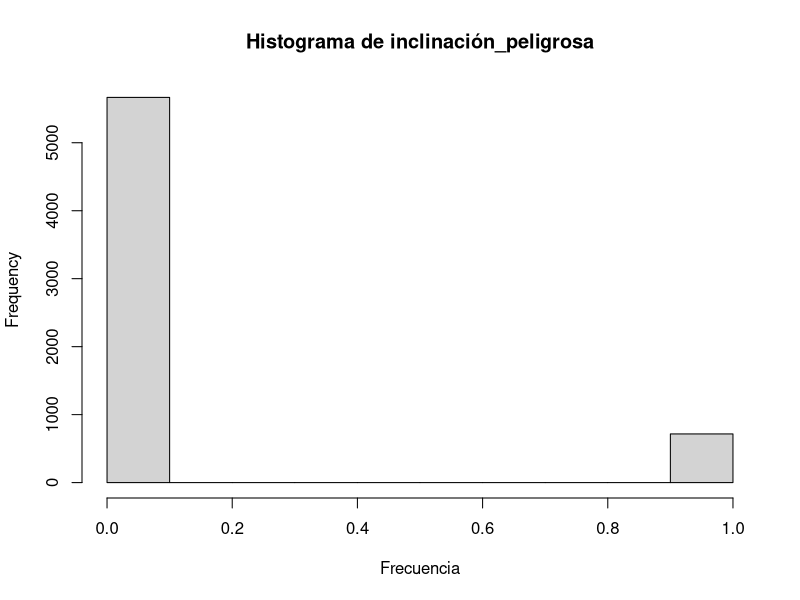
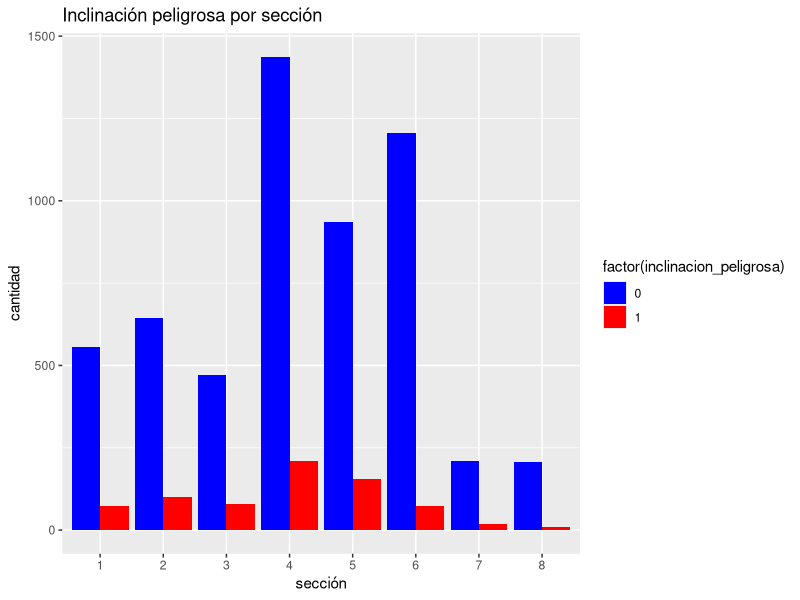
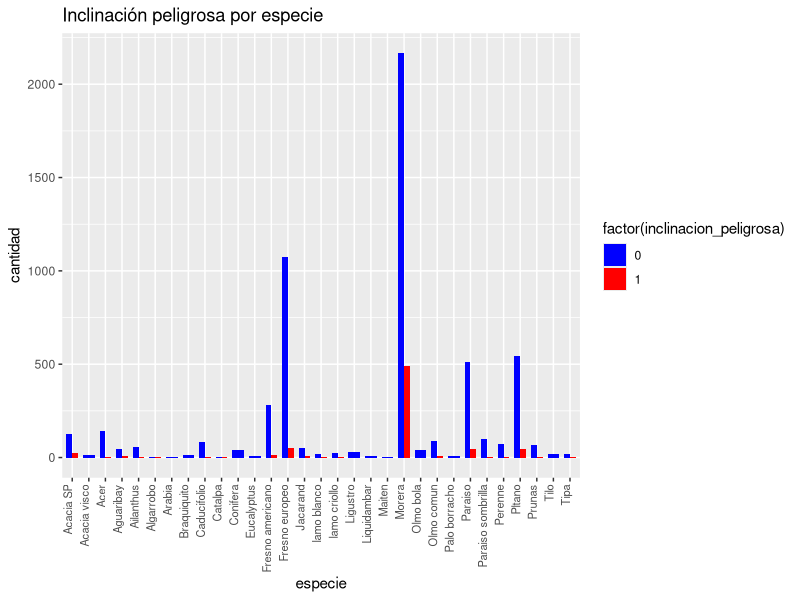
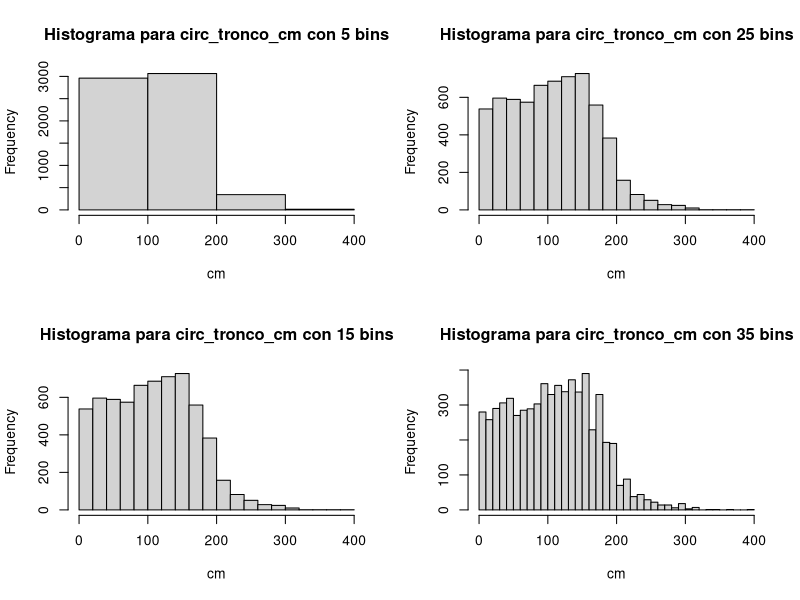
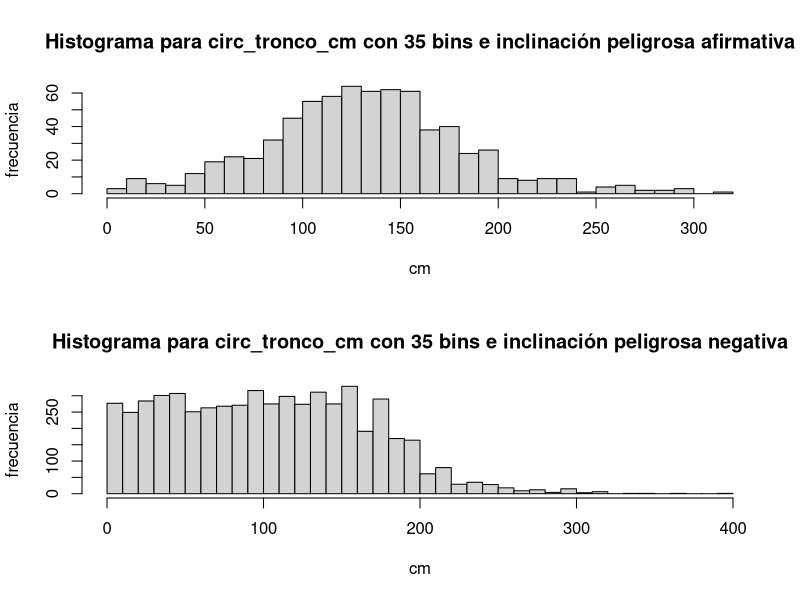

Recreate these plots in R, in order.
## ---- chunk 1
data <- read.csv("../../data/arbolado-mza-dataset.csv", header = TRUE, sep = ",")
set.seed(2024)
index80 <- sample(seq_len(nrow(data)), floor(0.80 * nrow(data)))
validation <- data[index80, ]
dataTrain <- data[-index80, ]
write.csv(validation, file = "../../data/arbolado-mendoza-dataset-validation.csv")
write.csv(dataTrain, file = "../../data/arbolado-mendoza-dataset-train.csv")

## ---- chunk 2
library(ggplot2)
png("../../images/HistogramaInclinacionPeligrosa.png", width = 800, height = 600)
hist(dataTrain$inclinacion_peligrosa, main = "Histograma de inclinación_peligrosa", xlab = "Frecuencia")
dev.off()
g1 <- ggplot(dataTrain, aes(x = factor(seccion), fill = factor(inclinacion_peligrosa))) + 
         geom_bar(position = "dodge") + 
         labs(title = "Inclinación peligrosa por sección", x = "sección", y = "cantidad") +
          scale_fill_manual(values = c("0" = "blue", "1" = "red"))

g2 <- ggplot(dataTrain, aes(x = especie, fill = factor(inclinacion_peligrosa))) + 
         geom_bar(position = "dodge", width = 0.7) + 
         labs(title = "Inclinación peligrosa por especie", x = "especie", y = "cantidad") +
         scale_fill_manual(values = c("0" = "blue", "1" = "red")) +
         theme(axis.text.x = element_text(angle = 90, vjust = 0, hjust=1, size = 8))

ggsave("../../images/InclinacionSeccion.png", plot = g1, width = 8, height = 6, dpi = 300)

ggsave("../../images/InclinacionEspecie.png", plot = g2, width = 8, height = 6, dpi = 300)

## ---- chunk 3
png("../../images/HistogramaCircTroncCm.png", width = 800, height = 600)
par(mfcol = c(2, 2)) 
hist(dataTrain$circ_tronco_cm, main = "Histograma para circ_tronco_cm con 5 bins", xlab = "cm", breaks = 5)
hist(dataTrain$circ_tronco_cm, main = "Histograma para circ_tronco_cm con 15 bins", xlab = "cm", breaks = 15)
hist(dataTrain$circ_tronco_cm, main = "Histograma para circ_tronco_cm con 25 bins", xlab = "cm", breaks = 25)
hist(dataTrain$circ_tronco_cm, main = "Histograma para circ_tronco_cm con 35 bins", xlab = "cm", breaks = 35)
dev.off()

png("../../images/HistogramaCircTroncPorInclinacion.png", width = 800, height = 800)
par(mfcol = c(2, 1))

hist(dataTrain$circ_tronco_cm[dataTrain$inclinacion_peligrosa == 1], main = "Histograma para circ_tronco_cm con 35 bins e inclinación peligrosa afirmativa", xlab = "cm", ylab = "frecuencia", breaks = 35)

hist(dataTrain$circ_tronco_cm[dataTrain$inclinacion_peligrosa == 0], main = "Histograma para circ_tronco_cm con 35 bins e inclinación peligrosa negativa", xlab = "cm", ylab = "frecuencia", breaks = 35)
dev.off()


dataTrain$circ_tronco_cm_cat <- cut(dataTrain$circ_tronco_cm, breaks = c(-Inf, 85, 175, 255, Inf), labels = c("bajo", "medio", "alto", "muy alto"))

write.csv(dataTrain, file = "../../data/arbolado-mendoza-dataset-circ_tronco_cm-train.csv")
